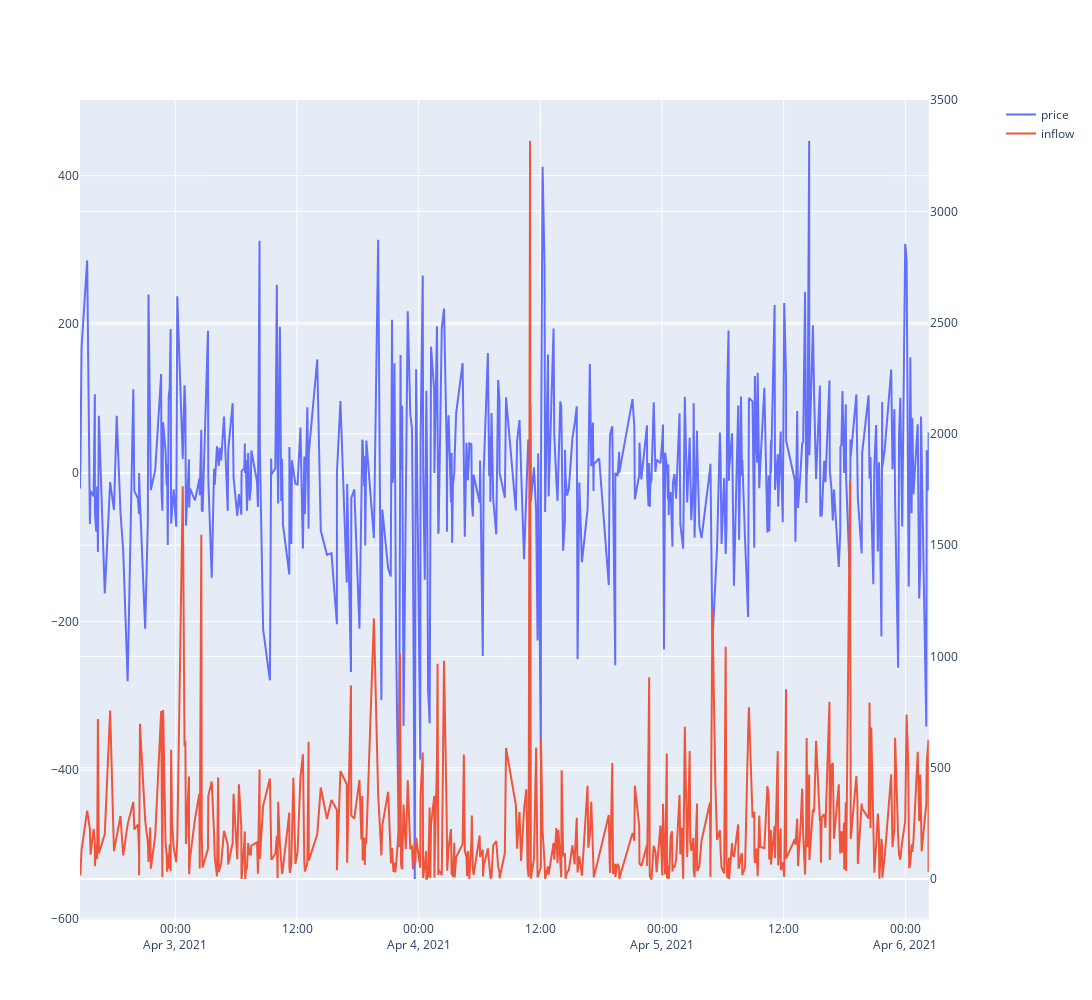

Source (notebook cell):
### Markdown cell above
## Test: Inflow changes Price?

### Code cell
import plotly.express as px
import plotly.graph_objects as go 


from plotly.offline import init_notebook_mode, iplot

from plotly.subplots import make_subplots



fig = make_subplots(specs=[[{"secondary_y": True}]])# 
afig.add_trace(go.Scatter(x=df_data.datetime_x, y=price_change, name='price'), secondary_y=Falsee
1fig.add_trace(go.Scatter(x=df_data.datetime_x, y=df_data.inflow_total, name='inflow'), secondary_y=True)
ffig.update_layout(height=1000, width=1500)ig.show()e2 = go.Scatter(x=df_price_and_inflow.datetime_x, y=df_price_and_inflow.inflow_total, mode='lines')
ip# lot(go.Figure([trace1, trace2]))

ig =o.Fi#
 gure()a
fig = px.li# ne(df_price_df_datatime_x', y=['price_usdnorm_pricew_tonorm_inflow='Prheight=1000, width=1500w 

# # fig = px.line(df_data, x='datetime_x', y=['price_usd_close', 'inflow_total'], height=1000, width=1500) 
r
#fi# g = make_subplots(specs=[[{'secondary_y': True}]])
f
fig# fig = pline(df_price_and_inflow, x='datetime_x', y='price_usd_close', title='Price')
a# dd_scatter(cq_idf_price_and_inflow'datetime', y_x='inflow_total', title='Inflo')ea_c


h
fig =#  px._price_and_inflow='datetime', _xy='infprice_usd_closetitle='InfPrice Changear
earea_char# t = px.area(df_price_and_inflow, x='datetime_x', y='inflow_total', title='Price Change')_chart.upda# te_xaxes(title_text = 'Date')
area_chart.updat# e_yaxes(title_text = 'Infl'Price Change'kprefix = '$')
area_chart.update# _layout(showlegend = False)
area_chart.show()#

### Figure 1 — Plotly figure (JSON) as saved in the notebook; plotly's stock layout.template omitted (floating-point values rounded to 4 significant figures; data arrays with more than 128 entries replaced by an {"elided": "..."} marker saying what was removed)
{"data": [{"name": "price", "type": "scatter", "x": {"elided": "500 str values"}, "xaxis": "x", "y": {"elided": "500 float values"}, "yaxis": "y"}, {"name": "inflow", "type": "scatter", "x": {"elided": "500 str values"}, "xaxis": "x", "y": {"elided": "500 float values"}, "yaxis": "y2"}], "layout": {"height": 1000, "width": 1500, "xaxis": {"anchor": "y", "domain": [0, 0.94]}, "yaxis": {"anchor": "x", "domain": [0, 1]}, "yaxis2": {"anchor": "x", "overlaying": "y", "side": "right"}}}
